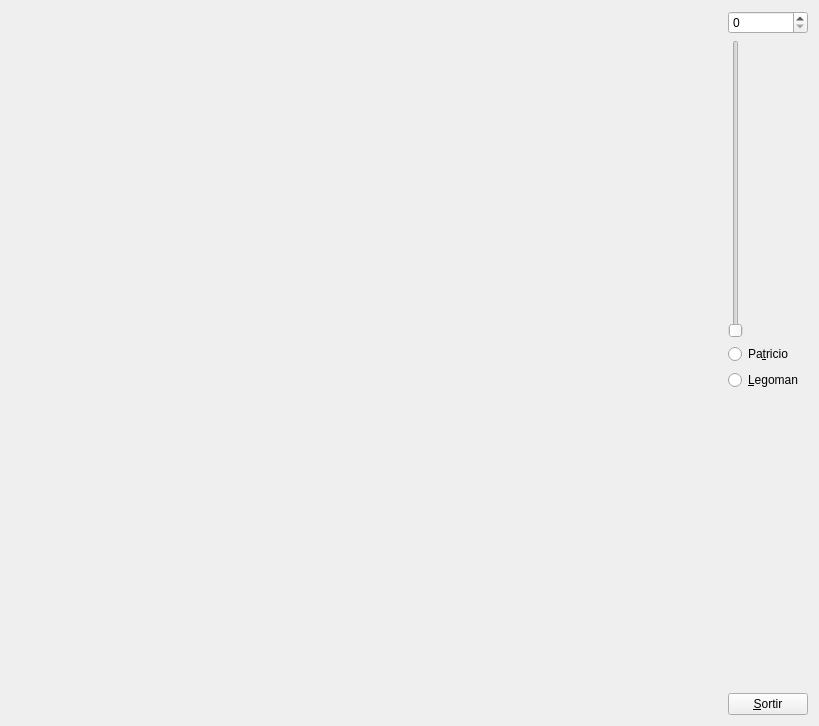
<?xml version="1.0" encoding="UTF-8"?>
<ui version="4.0">
 <class>MyForm</class>
 <widget class="QWidget" name="MyForm">
  <property name="geometry">
   <rect>
    <x>0</x>
    <y>0</y>
    <width>819</width>
    <height>726</height>
   </rect>
  </property>
  <property name="windowTitle">
   <string>Form</string>
  </property>
  <layout class="QHBoxLayout" name="horizontalLayout">
   <item>
    <widget class="MyGLWidget" name="widget" native="true">
     <property name="sizePolicy">
      <sizepolicy hsizetype="Expanding" vsizetype="Expanding">
       <horstretch>0</horstretch>
       <verstretch>0</verstretch>
      </sizepolicy>
     </property>
     <zorder></zorder>
    </widget>
   </item>
   <item>
    <layout class="QVBoxLayout" name="verticalLayout">
     <item>
      <widget class="QSpinBox" name="spinBox">
       <property name="maximum">
        <number>99</number>
       </property>
      </widget>
     </item>
     <item>
      <widget class="QSlider" name="verticalSlider">
       <property name="orientation">
        <enum>Qt::Vertical</enum>
       </property>
      </widget>
     </item>
     <item>
      <widget class="QRadioButton" name="radioButton">
       <property name="text">
        <string>Pa&amp;tricio</string>
       </property>
      </widget>
     </item>
     <item>
      <widget class="QRadioButton" name="radioButton_2">
       <property name="text">
        <string>&amp;Legoman</string>
       </property>
      </widget>
     </item>
     <item>
      <spacer name="verticalSpacer">
       <property name="orientation">
        <enum>Qt::Vertical</enum>
       </property>
       <property name="sizeHint" stdset="0">
        <size>
         <width>20</width>
         <height>40</height>
        </size>
       </property>
      </spacer>
     </item>
     <item>
      <widget class="QPushButton" name="pushButton">
       <property name="sizePolicy">
        <sizepolicy hsizetype="Fixed" vsizetype="Fixed">
         <horstretch>0</horstretch>
         <verstretch>0</verstretch>
        </sizepolicy>
       </property>
       <property name="text">
        <string>&amp;Sortir</string>
       </property>
      </widget>
     </item>
    </layout>
   </item>
  </layout>
 </widget>
 <customwidgets>
  <customwidget>
   <class>MyGLWidget</class>
   <extends>QWidget</extends>
   <header>MyGLWidget.h</header>
   <container>1</container>
   <slots>
    <slot>tractaCanviFOV(int)</slot>
    <slot>patricioClicat()</slot>
    <slot>legomanClicat()</slot>
   </slots>
  </customwidget>
 </customwidgets>
 <resources/>
 <connections>
  <connection>
   <sender>pushButton</sender>
   <signal>clicked()</signal>
   <receiver>MyForm</receiver>
   <slot>close()</slot>
   <hints>
    <hint type="sourcelabel">
     <x>809</x>
     <y>718</y>
    </hint>
    <hint type="destinationlabel">
     <x>839</x>
     <y>529</y>
    </hint>
   </hints>
  </connection>
  <connection>
   <sender>spinBox</sender>
   <signal>valueChanged(int)</signal>
   <receiver>verticalSlider</receiver>
   <slot>setValue(int)</slot>
   <hints>
    <hint type="sourcelabel">
     <x>769</x>
     <y>22</y>
    </hint>
    <hint type="destinationlabel">
     <x>737</x>
     <y>201</y>
    </hint>
   </hints>
  </connection>
  <connection>
   <sender>verticalSlider</sender>
   <signal>valueChanged(int)</signal>
   <receiver>spinBox</receiver>
   <slot>setValue(int)</slot>
   <hints>
    <hint type="sourcelabel">
     <x>737</x>
     <y>201</y>
    </hint>
    <hint type="destinationlabel">
     <x>769</x>
     <y>22</y>
    </hint>
   </hints>
  </connection>
  <connection>
   <sender>spinBox</sender>
   <signal>valueChanged(int)</signal>
   <receiver>widget</receiver>
   <slot>tractaCanviFOV(int)</slot>
   <hints>
    <hint type="sourcelabel">
     <x>754</x>
     <y>22</y>
    </hint>
    <hint type="destinationlabel">
     <x>401</x>
     <y>169</y>
    </hint>
   </hints>
  </connection>
  <connection>
   <sender>radioButton</sender>
   <signal>clicked()</signal>
   <receiver>widget</receiver>
   <slot>patricioClicat()</slot>
   <hints>
    <hint type="sourcelabel">
     <x>749</x>
     <y>353</y>
    </hint>
    <hint type="destinationlabel">
     <x>536</x>
     <y>351</y>
    </hint>
   </hints>
  </connection>
  <connection>
   <sender>radioButton_2</sender>
   <signal>clicked()</signal>
   <receiver>widget</receiver>
   <slot>legomanClicat()</slot>
   <hints>
    <hint type="sourcelabel">
     <x>783</x>
     <y>376</y>
    </hint>
    <hint type="destinationlabel">
     <x>683</x>
     <y>380</y>
    </hint>
   </hints>
  </connection>
 </connections>
 <buttongroups>
  <buttongroup name="buttonGroup"/>
 </buttongroups>
</ui>
